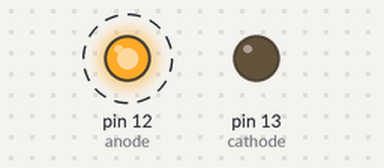
A sketch run on a simulated Arduino Uno, built with avr-gcc and run on an emulated ATmega328P. On the bench: output pins drawn as LEDs (lit = HIGH). Dashed ring = blinking.

Above: at 0.5 s.
Timing chart, 0 to 4.6 s (numbered marks = the images above):
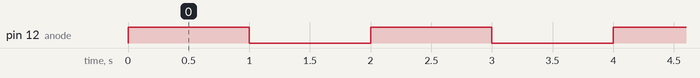

The sketch:

4_LED_COUNT.ino
```cpp
#define anode 12
#define cathode 13

int count = 0;

void setup() {
  pinMode(anode, OUTPUT);
  pinMode(cathode, OUTPUT);
  digitalWrite(cathode, LOW);

}


void loop() {
  if(count <= 5)
  {
  digitalWrite(anode, HIGH);
  delay(1000);
  digitalWrite(anode, LOW);
  delay(1000);
  count++;
  }
}
```

Measured:
- by itself, pin 12 (anode): alternates HIGH for 1.0 s and LOW for 1.0 s, 12 changes in all, then stays LOW
